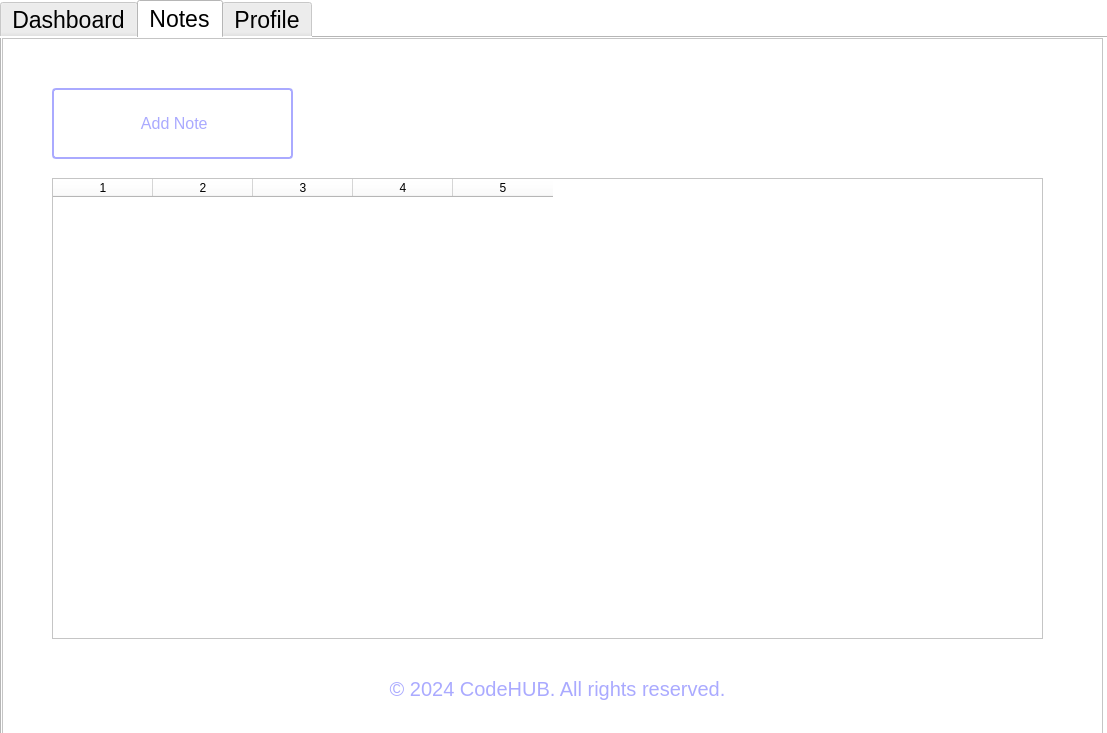
<?xml version="1.0" encoding="UTF-8"?>
<ui version="4.0">
 <class>Form</class>
 <widget class="QWidget" name="Form">
  <property name="geometry">
   <rect>
    <x>0</x>
    <y>0</y>
    <width>1107</width>
    <height>733</height>
   </rect>
  </property>
  <property name="windowTitle">
   <string>Dashboard</string>
  </property>
  <property name="styleSheet">
   <string notr="true">background-color: rgb(255, 255, 255);</string>
  </property>
  <widget class="QTabWidget" name="tabWidget">
   <property name="geometry">
    <rect>
     <x>0</x>
     <y>0</y>
     <width>1181</width>
     <height>741</height>
    </rect>
   </property>
   <property name="font">
    <font>
     <pointsize>17</pointsize>
    </font>
   </property>
   <property name="tabPosition">
    <enum>QTabWidget::North</enum>
   </property>
   <property name="tabShape">
    <enum>QTabWidget::Rounded</enum>
   </property>
   <property name="currentIndex">
    <number>1</number>
   </property>
   <property name="iconSize">
    <size>
     <width>28</width>
     <height>28</height>
    </size>
   </property>
   <widget class="QWidget" name="Dashboard">
    <attribute name="icon">
     <iconset>
      <normaloff>../resources/dashboard.png</normaloff>../resources/dashboard.png</iconset>
    </attribute>
    <attribute name="title">
     <string>Dashboard</string>
    </attribute>
    <widget class="QFrame" name="frame_3">
     <property name="geometry">
      <rect>
       <x>0</x>
       <y>0</y>
       <width>1101</width>
       <height>711</height>
      </rect>
     </property>
     <property name="styleSheet">
      <string notr="true">background-color: rgb(255, 255, 255);</string>
     </property>
     <property name="frameShape">
      <enum>QFrame::StyledPanel</enum>
     </property>
     <property name="frameShadow">
      <enum>QFrame::Raised</enum>
     </property>
     <widget class="QFrame" name="frame_2">
      <property name="geometry">
       <rect>
        <x>30</x>
        <y>150</y>
        <width>321</width>
        <height>151</height>
       </rect>
      </property>
      <property name="styleSheet">
       <string notr="true">background-color: rgb(243, 246, 249);
border-radius:10px;</string>
      </property>
      <property name="frameShape">
       <enum>QFrame::StyledPanel</enum>
      </property>
      <property name="frameShadow">
       <enum>QFrame::Raised</enum>
      </property>
      <widget class="QLabel" name="label">
       <property name="geometry">
        <rect>
         <x>10</x>
         <y>30</y>
         <width>91</width>
         <height>91</height>
        </rect>
       </property>
       <property name="layoutDirection">
        <enum>Qt::RightToLeft</enum>
       </property>
       <property name="styleSheet">
        <string notr="true">background-color:transparent;</string>
       </property>
       <property name="text">
        <string/>
       </property>
       <property name="pixmap">
        <pixmap>../resources/note_icon.png</pixmap>
       </property>
       <property name="scaledContents">
        <bool>false</bool>
       </property>
       <property name="alignment">
        <set>Qt::AlignCenter</set>
       </property>
      </widget>
      <widget class="QLabel" name="label_2">
       <property name="geometry">
        <rect>
         <x>110</x>
         <y>40</y>
         <width>171</width>
         <height>16</height>
        </rect>
       </property>
       <property name="styleSheet">
        <string notr="true">font: 75 9pt &quot;MS Shell Dlg 2&quot;;</string>
       </property>
       <property name="text">
        <string>Total Uploaded Notes</string>
       </property>
      </widget>
      <widget class="QLabel" name="label_3">
       <property name="geometry">
        <rect>
         <x>120</x>
         <y>60</y>
         <width>141</width>
         <height>41</height>
        </rect>
       </property>
       <property name="styleSheet">
        <string notr="true">color: rgb(0, 170, 255);
font: 75 16pt &quot;MS Shell Dlg 2&quot;;</string>
       </property>
       <property name="text">
        <string>12</string>
       </property>
      </widget>
      <widget class="QPushButton" name="forgetButton">
       <property name="geometry">
        <rect>
         <x>70</x>
         <y>100</y>
         <width>191</width>
         <height>28</height>
        </rect>
       </property>
       <property name="cursor">
        <cursorShape>PointingHandCursor</cursorShape>
       </property>
       <property name="contextMenuPolicy">
        <enum>Qt::DefaultContextMenu</enum>
       </property>
       <property name="layoutDirection">
        <enum>Qt::LeftToRight</enum>
       </property>
       <property name="styleSheet">
        <string notr="true">
QPushButton {
background-color: transparent;
font: 10pt &quot;MS Shell Dlg 2&quot;;
color: rgb(170, 170, 255);
            }
            QPushButton:hover {
           color: rgb(0, 255, 127);
            }</string>
       </property>
       <property name="text">
        <string>View Details</string>
       </property>
      </widget>
     </widget>
     <widget class="QLabel" name="label_7">
      <property name="geometry">
       <rect>
        <x>60</x>
        <y>590</y>
        <width>991</width>
        <height>121</height>
       </rect>
      </property>
      <property name="font">
       <font>
        <pointsize>-1</pointsize>
       </font>
      </property>
      <property name="styleSheet">
       <string notr="true">
background: transparent; color: white; font-size: 20px;
color: rgb(170, 170, 255);</string>
      </property>
      <property name="frameShape">
       <enum>QFrame::NoFrame</enum>
      </property>
      <property name="text">
       <string>© 2024 CodeHUB. All rights reserved.</string>
      </property>
      <property name="alignment">
       <set>Qt::AlignCenter</set>
      </property>
      <property name="margin">
       <number>10</number>
      </property>
      <property name="textInteractionFlags">
       <set>Qt::NoTextInteraction</set>
      </property>
     </widget>
     <widget class="QLabel" name="infolabel">
      <property name="geometry">
       <rect>
        <x>10</x>
        <y>0</y>
        <width>1091</width>
        <height>91</height>
       </rect>
      </property>
      <property name="font">
       <font>
        <pointsize>26</pointsize>
        <weight>75</weight>
        <bold>true</bold>
        <underline>false</underline>
        <kerning>true</kerning>
       </font>
      </property>
      <property name="text">
       <string>Welcome Anoop Kumar Yadav</string>
      </property>
      <property name="alignment">
       <set>Qt::AlignCenter</set>
      </property>
     </widget>
    </widget>
   </widget>
   <widget class="QWidget" name="Notes">
    <attribute name="icon">
     <iconset>
      <normaloff>../resources/notes.png</normaloff>../resources/notes.png</iconset>
    </attribute>
    <attribute name="title">
     <string>Notes</string>
    </attribute>
    <widget class="QFrame" name="frame_4">
     <property name="geometry">
      <rect>
       <x>0</x>
       <y>0</y>
       <width>1101</width>
       <height>711</height>
      </rect>
     </property>
     <property name="styleSheet">
      <string notr="true">background-color: rgb(255, 255, 255);</string>
     </property>
     <property name="frameShape">
      <enum>QFrame::StyledPanel</enum>
     </property>
     <property name="frameShadow">
      <enum>QFrame::Raised</enum>
     </property>
     <widget class="QLabel" name="label_14">
      <property name="geometry">
       <rect>
        <x>60</x>
        <y>590</y>
        <width>991</width>
        <height>121</height>
       </rect>
      </property>
      <property name="font">
       <font>
        <pointsize>-1</pointsize>
       </font>
      </property>
      <property name="styleSheet">
       <string notr="true">
background: transparent; color: white; font-size: 20px;
color: rgb(170, 170, 255);</string>
      </property>
      <property name="frameShape">
       <enum>QFrame::NoFrame</enum>
      </property>
      <property name="text">
       <string>© 2024 CodeHUB. All rights reserved.</string>
      </property>
      <property name="alignment">
       <set>Qt::AlignCenter</set>
      </property>
      <property name="margin">
       <number>10</number>
      </property>
      <property name="textInteractionFlags">
       <set>Qt::NoTextInteraction</set>
      </property>
     </widget>
     <widget class="QPushButton" name="loginButton">
      <property name="geometry">
       <rect>
        <x>50</x>
        <y>50</y>
        <width>241</width>
        <height>71</height>
       </rect>
      </property>
      <property name="font">
       <font>
        <family>MS Shell Dlg 2</family>
        <pointsize>20</pointsize>
        <weight>9</weight>
        <italic>false</italic>
        <bold>false</bold>
       </font>
      </property>
      <property name="cursor">
       <cursorShape>PointingHandCursor</cursorShape>
      </property>
      <property name="styleSheet">
       <string notr="true">QPushButton {
	color: rgb(170, 170, 255);
                border: 2px solid rgb(170, 170, 255);
                border-radius: 4px;
                padding: 5px;
                font-size: 16px;
				font: 75 20pt &quot;MS Shell Dlg 2&quot;;
                background: transparent;
            }
            QPushButton:hover {
                border: 2px solid rgba(43, 171, 218, 255);
				color:rgba(43, 171, 218, 255);
                background-color: rgba(255, 255, 255, 255);
            }
            QPushButton:pressed {
                border: 2px solid darkblue;
                background-color: gray;
            }</string>
      </property>
      <property name="text">
       <string> Add Note</string>
      </property>
      <property name="icon">
       <iconset>
        <normaloff>../resources/add_notes.png</normaloff>../resources/add_notes.png</iconset>
      </property>
      <property name="iconSize">
       <size>
        <width>48</width>
        <height>48</height>
       </size>
      </property>
     </widget>
     <widget class="QTableWidget" name="tableWidget">
      <property name="geometry">
       <rect>
        <x>50</x>
        <y>140</y>
        <width>991</width>
        <height>461</height>
       </rect>
      </property>
      <property name="editTriggers">
       <set>QAbstractItemView::NoEditTriggers</set>
      </property>
      <property name="selectionMode">
       <enum>QAbstractItemView::ExtendedSelection</enum>
      </property>
      <property name="columnCount">
       <number>5</number>
      </property>
      <attribute name="verticalHeaderVisible">
       <bool>false</bool>
      </attribute>
      <column/>
      <column/>
      <column/>
      <column/>
      <column/>
     </widget>
    </widget>
   </widget>
   <widget class="QWidget" name="Profile">
    <attribute name="icon">
     <iconset>
      <normaloff>../resources/profile.png</normaloff>../resources/profile.png</iconset>
    </attribute>
    <attribute name="title">
     <string>Profile</string>
    </attribute>
    <widget class="QFrame" name="frame_5">
     <property name="geometry">
      <rect>
       <x>-10</x>
       <y>-10</y>
       <width>1101</width>
       <height>711</height>
      </rect>
     </property>
     <property name="styleSheet">
      <string notr="true">background-color: rgb(255, 255, 255);</string>
     </property>
     <property name="frameShape">
      <enum>QFrame::StyledPanel</enum>
     </property>
     <property name="frameShadow">
      <enum>QFrame::Raised</enum>
     </property>
     <widget class="QLabel" name="label_15">
      <property name="geometry">
       <rect>
        <x>70</x>
        <y>600</y>
        <width>991</width>
        <height>121</height>
       </rect>
      </property>
      <property name="font">
       <font>
        <pointsize>-1</pointsize>
       </font>
      </property>
      <property name="styleSheet">
       <string notr="true">
background: transparent; color: white; font-size: 20px;
color: rgb(170, 170, 255);</string>
      </property>
      <property name="frameShape">
       <enum>QFrame::NoFrame</enum>
      </property>
      <property name="text">
       <string>© 2024 CodeHUB. All rights reserved.</string>
      </property>
      <property name="alignment">
       <set>Qt::AlignCenter</set>
      </property>
      <property name="margin">
       <number>10</number>
      </property>
      <property name="textInteractionFlags">
       <set>Qt::NoTextInteraction</set>
      </property>
     </widget>
     <widget class="QPushButton" name="loginButton_2">
      <property name="geometry">
       <rect>
        <x>440</x>
        <y>370</y>
        <width>341</width>
        <height>71</height>
       </rect>
      </property>
      <property name="font">
       <font>
        <family>MS Shell Dlg 2</family>
        <pointsize>20</pointsize>
        <weight>9</weight>
        <italic>false</italic>
        <bold>false</bold>
       </font>
      </property>
      <property name="cursor">
       <cursorShape>PointingHandCursor</cursorShape>
      </property>
      <property name="styleSheet">
       <string notr="true">QPushButton {
	color: rgb(170, 170, 255);
                border: 2px solid rgb(170, 170, 255);
                border-radius: 4px;
                padding: 5px;
                font-size: 16px;
				font: 75 20pt &quot;MS Shell Dlg 2&quot;;
                background: transparent;
            }
            QPushButton:hover {
                border: 2px solid rgba(43, 171, 218, 255);
				color:rgba(43, 171, 218, 255);
                background-color: rgba(255, 255, 255, 255);
            }
            QPushButton:pressed {
                border: 2px solid darkblue;
                background-color: gray;
            }</string>
      </property>
      <property name="text">
       <string>Change Password</string>
      </property>
      <property name="icon">
       <iconset>
        <normaloff>../resources/change_pass.png</normaloff>../resources/change_pass.png</iconset>
      </property>
      <property name="iconSize">
       <size>
        <width>48</width>
        <height>48</height>
       </size>
      </property>
     </widget>
     <widget class="QLabel" name="label_4">
      <property name="geometry">
       <rect>
        <x>80</x>
        <y>140</y>
        <width>321</width>
        <height>301</height>
       </rect>
      </property>
      <property name="styleSheet">
       <string notr="true">background-color: rgb(255, 255, 255);</string>
      </property>
      <property name="text">
       <string/>
      </property>
      <property name="pixmap">
       <pixmap>../resources/admin3.png</pixmap>
      </property>
      <property name="scaledContents">
       <bool>true</bool>
      </property>
     </widget>
     <widget class="QLabel" name="label_5">
      <property name="geometry">
       <rect>
        <x>490</x>
        <y>190</y>
        <width>101</width>
        <height>51</height>
       </rect>
      </property>
      <property name="styleSheet">
       <string notr="true">font: 75 16pt &quot;MS Shell Dlg 2&quot;;</string>
      </property>
      <property name="text">
       <string>Name   : </string>
      </property>
     </widget>
     <widget class="QLabel" name="label_6">
      <property name="geometry">
       <rect>
        <x>490</x>
        <y>260</y>
        <width>101</width>
        <height>51</height>
       </rect>
      </property>
      <property name="styleSheet">
       <string notr="true">font: 75 16pt &quot;MS Shell Dlg 2&quot;;</string>
      </property>
      <property name="text">
       <string>Email   : </string>
      </property>
     </widget>
     <widget class="QPushButton" name="loginButton_3">
      <property name="geometry">
       <rect>
        <x>830</x>
        <y>370</y>
        <width>241</width>
        <height>71</height>
       </rect>
      </property>
      <property name="font">
       <font>
        <family>MS Shell Dlg 2</family>
        <pointsize>20</pointsize>
        <weight>9</weight>
        <italic>false</italic>
        <bold>false</bold>
       </font>
      </property>
      <property name="cursor">
       <cursorShape>PointingHandCursor</cursorShape>
      </property>
      <property name="styleSheet">
       <string notr="true">QPushButton {
	color: rgb(170, 170, 255);
                border: 2px solid rgb(170, 170, 255);
                border-radius: 4px;
                padding: 5px;
                font-size: 16px;
				font: 75 20pt &quot;MS Shell Dlg 2&quot;;
                background: transparent;
            }
            QPushButton:hover {
                border: 2px solid rgba(43, 171, 218, 255);
				color:rgba(43, 171, 218, 255);
                background-color: rgba(255, 255, 255, 255);
            }
            QPushButton:pressed {
                border: 2px solid darkblue;
                background-color: gray;
            }</string>
      </property>
      <property name="text">
       <string>Logout</string>
      </property>
      <property name="icon">
       <iconset>
        <normaloff>../resources/logout.png</normaloff>../resources/logout.png</iconset>
      </property>
      <property name="iconSize">
       <size>
        <width>48</width>
        <height>48</height>
       </size>
      </property>
     </widget>
     <widget class="QLabel" name="label_8">
      <property name="geometry">
       <rect>
        <x>620</x>
        <y>190</y>
        <width>451</width>
        <height>51</height>
       </rect>
      </property>
      <property name="styleSheet">
       <string notr="true">font: 75 16pt &quot;MS Shell Dlg 2&quot;;</string>
      </property>
      <property name="text">
       <string>Anoop Kumar Yadav</string>
      </property>
     </widget>
     <widget class="QLabel" name="label_9">
      <property name="geometry">
       <rect>
        <x>620</x>
        <y>260</y>
        <width>451</width>
        <height>51</height>
       </rect>
      </property>
      <property name="styleSheet">
       <string notr="true">font: 75 16pt &quot;MS Shell Dlg 2&quot;;</string>
      </property>
      <property name="text">
       <string>anoop@gmail.com</string>
      </property>
     </widget>
     <widget class="QLabel" name="label_23">
      <property name="geometry">
       <rect>
        <x>490</x>
        <y>130</y>
        <width>161</width>
        <height>51</height>
       </rect>
      </property>
      <property name="styleSheet">
       <string notr="true">font: 75 16pt &quot;MS Shell Dlg 2&quot;;</string>
      </property>
      <property name="text">
       <string>User ID : </string>
      </property>
     </widget>
     <widget class="QLabel" name="label_24">
      <property name="geometry">
       <rect>
        <x>620</x>
        <y>130</y>
        <width>451</width>
        <height>51</height>
       </rect>
      </property>
      <property name="styleSheet">
       <string notr="true">font: 75 16pt &quot;MS Shell Dlg 2&quot;;</string>
      </property>
      <property name="text">
       <string>U51</string>
      </property>
     </widget>
    </widget>
   </widget>
  </widget>
 </widget>
 <resources/>
 <connections/>
</ui>
